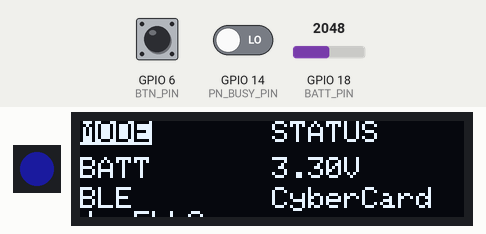
The sketch below on a simulated ESP32-S3. Shown: 1 RGB LEDs in strip order, left to right, 128×32 one-colour display. The inputs (shaded band) are chosen by the test bench; at power-on: GPIO 6 (BTN_PIN) HIGH, GPIO 14 (PN_BUSY_PIN) LOW, GPIO 18 (BATT_PIN) = 2048. Dim RGB values are drawn brighter than linear; storage starts empty; nothing arrives over Bluetooth unless stated; a phone connects over Bluetooth LE 3 s after start; what the sketch prints to the serial monitor is not drawn. At 21.8 s the program restarts the board; the recording ends there.

Above: at 2.8 s.
2.9 s: GPIO 6 (BTN_PIN) pulled LOW for 0.15 s
At 3.31 s:
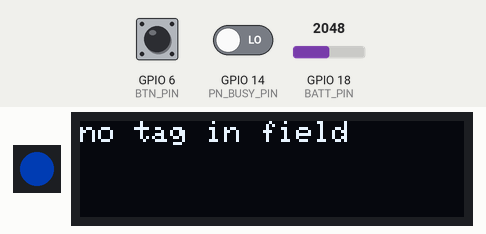
5.0 s: GPIO 6 (BTN_PIN) pulled LOW for 1 s
At 6.32 s:
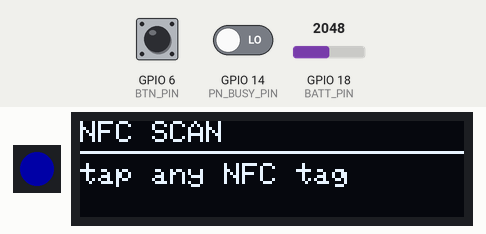
8.5 s: GPIO 6 (BTN_PIN) pulled LOW for 0.15 s
At 9.9 s:
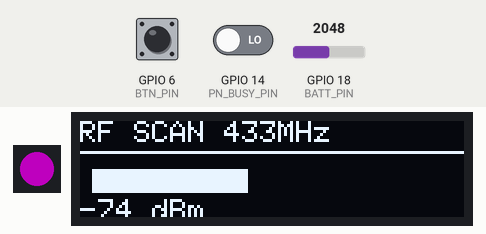
10.2 s: GPIO 6 (BTN_PIN) pulled LOW for 3.2 s
At 15.0 s:
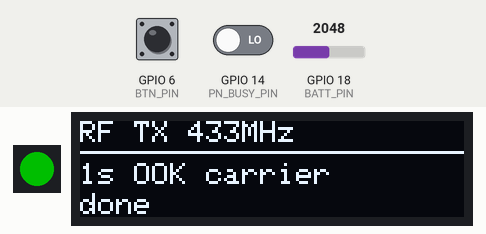
16.4 s: GPIO 6 (BTN_PIN) pulled LOW for 3.2 s
At 20.2 s:
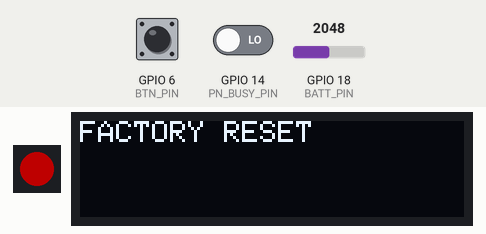
Timing chart, 0 to 21.7 s (numbered marks = the images above; inputs shaded):
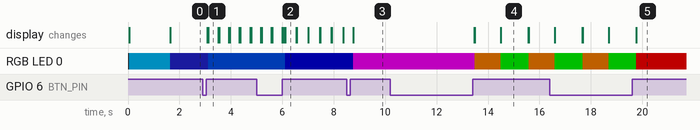

The sketch:

cybercard_v0.ino
```cpp
/*
 * cybercard_v0.ino — CyberCard Device Firmware · ESP32-S3
 * Furulie LLC · v0.1 · 2026-04
 *
 * Hardware (see BOM.md):
 *   ESP32-S3-WROOM-1U-N8R8
 *   NXP PN5180 (NFC) on SPI
 *   TI CC1101 (Sub-GHz RF) on SPI
 *   SSD1306 128×32 OLED on I2C
 *   WS2812B status RGB LED
 *   Tactile button (active-low)
 *   USB-C power + OTG
 *
 * Pinout:
 *   I2C SDA=1  SCL=2
 *   CC1101 CS=10 MOSI=11 SCK=12 MISO=13 GDO0=4 GDO2=5
 *   PN5180 CS=17 BUSY=14 IRQ=15 RST=16 (shared SPI bus MOSI/SCK/MISO)
 *   WS2812 DATA=7
 *   BUTTON=6 (active-low, internal pull-up)
 *   BATT_ADC=18 (1:2 divider → 3.3V rail, ADC reads 0–2.1V → 0–4.2V)
 *
 * Modes (cycle with BUTTON short press):
 *   MODE_NFC_WRITE  — write NDEF URL to NTAG216 (tap a blank tag)
 *   MODE_NFC_SCAN   — scan + dump NTAG tag data to OLED + serial
 *   MODE_RF_SCAN    — listen on 433 MHz, print packet RSSI to OLED
 *   MODE_RF_TX_TEST — transmit 1-second OOK carrier on 433 MHz (range test)
 *   MODE_STATUS     — show battery voltage + WiFi/BLE status
 *
 * Long press (2s): factory reset SPIFFS config
 * USB OTG mode:   auto-detected, exposes USB serial for debug
 *
 * Dependencies (install via Arduino Library Manager):
 *   Adafruit NeoPixel
 *   Adafruit SSD1306
 *   Adafruit GFX
 *   SmartRF Studio CC1101 (or ELECHOUSE CC1101)
 *   PN532 by Adafruit  ← used for PN5180 SPI wrapper
 *   SPIFFS (built-in ESP32 core)
 *   WiFi    (built-in)
 *   BLE     (built-in)
 */

#include <Wire.h>
#include <SPI.h>
#include <Adafruit_GFX.h>
#include <Adafruit_SSD1306.h>
#include <Adafruit_NeoPixel.h>
#include <SPIFFS.h>
#include <WiFi.h>
#include <BLEDevice.h>
#include <BLEServer.h>
#include <BLEUtils.h>
#include <BLE2902.h>

// ── Pin definitions ────────────────────────────────────────────────────────────
#define SDA_PIN      1
#define SCL_PIN      2
#define GDO0_PIN     4
#define GDO2_PIN     5
#define BTN_PIN      6
#define LED_PIN      7
#define CC_CS_PIN   10
#define MOSI_PIN    11
#define SCK_PIN     12
#define MISO_PIN    13
#define PN_BUSY_PIN 14
#define PN_IRQ_PIN  15
#define PN_RST_PIN  16
#define PN_CS_PIN   17
#define BATT_PIN    18

// ── OLED ──────────────────────────────────────────────────────────────────────
#define OLED_WIDTH  128
#define OLED_HEIGHT  32
#define OLED_ADDR  0x3C
Adafruit_SSD1306 display(OLED_WIDTH, OLED_HEIGHT, &Wire, -1);

// ── NeoPixel ──────────────────────────────────────────────────────────────────
Adafruit_NeoPixel pixel(1, LED_PIN, NEO_GRB + NEO_KHZ800);

// ── Operating modes ───────────────────────────────────────────────────────────
enum Mode {
  MODE_NFC_WRITE = 0,
  MODE_NFC_SCAN,
  MODE_RF_SCAN,
  MODE_RF_TX_TEST,
  MODE_STATUS,
  MODE_COUNT
};

const char* MODE_LABELS[] = {
  "NFC  WRITE",
  "NFC  SCAN",
  "RF   SCAN",
  "RF   TX TEST",
  "STATUS"
};

Mode currentMode = MODE_STATUS;

// ── BLE identity beacon ───────────────────────────────────────────────────────
// Advertises a short identity beacon when in STATUS mode.
// Anyone scanning for BLE devices near you sees: "CyberCard · FLLC"
#define BLE_DEVICE_NAME  "CyberCard · FLLC"
BLEServer*      bleServer      = nullptr;
BLEAdvertising* bleAdvertising = nullptr;

// ── NDEF URL to write ─────────────────────────────────────────────────────────
// Change this to your /tap URL before flashing.
// Use scripts/generate_ndef.js to get the raw byte payload.
const char* TAP_URL = "https://fllc.net/tap?card_id=metal_v1&utm_source=nfc&utm_medium=card";

// ── Utility: set RGB LED colour ───────────────────────────────────────────────
void setLed(uint8_t r, uint8_t g, uint8_t b) {
  pixel.setPixelColor(0, pixel.Color(r, g, b));
  pixel.show();
}

// ── Utility: read battery voltage ─────────────────────────────────────────────
float readBattery() {
  // 12-bit ADC, 3.3V ref, 1:2 divider on GPIO18
  int raw = analogRead(BATT_PIN);
  return (raw / 4095.0f) * 3.3f * 2.0f;
}

// ── OLED helpers ─────────────────────────────────────────────────────────────
void oledLine(int y, const char* label, const char* value, bool highlight = false) {
  display.setCursor(0, y);
  if (highlight) {
    display.setTextColor(BLACK, WHITE);
    display.print(label);
    display.setTextColor(WHITE);
  } else {
    display.setTextColor(SSD1306_WHITE);
    display.print(label);
  }
  display.setCursor(64, y);
  display.print(value);
}

void oledHeader(const char* title) {
  display.clearDisplay();
  display.setTextSize(1);
  display.setTextColor(SSD1306_WHITE);
  display.setCursor(0, 0);
  display.print(title);
  display.drawLine(0, 10, 127, 10, SSD1306_WHITE);
  display.display();
}

// ── PN5180 minimal SPI driver ─────────────────────────────────────────────────
// Full ISO14443A frame via PN5180. Enough for NTAG216 read/write.

void pn5180_reset() {
  digitalWrite(PN_RST_PIN, LOW);
  delay(10);
  digitalWrite(PN_RST_PIN, HIGH);
  delay(50);
  // Wait for BUSY low → idle
  unsigned long t = millis();
  while (digitalRead(PN_BUSY_PIN) && millis() - t < 500);
}

void pn5180_spi_send(const uint8_t* buf, size_t len) {
  digitalWrite(PN_CS_PIN, LOW);
  delayMicroseconds(2);
  SPI.transfer((uint8_t*)buf, len);
  delayMicroseconds(2);
  digitalWrite(PN_CS_PIN, HIGH);
  // Wait for BUSY
  unsigned long t = millis();
  while (digitalRead(PN_BUSY_PIN) && millis() - t < 200);
}

void pn5180_write_reg(uint8_t reg, uint32_t val) {
  uint8_t cmd[6] = { 0x00, reg,
    (uint8_t)(val >> 24), (uint8_t)(val >> 16),
    (uint8_t)(val >> 8),  (uint8_t)(val & 0xFF)
  };
  pn5180_spi_send(cmd, 6);
}

void pn5180_send_data(const uint8_t* data, uint8_t len, uint8_t lastBits = 0) {
  uint8_t cmd[2 + len];
  cmd[0] = 0x09;          // SEND_DATA
  cmd[1] = lastBits;
  memcpy(&cmd[2], data, len);
  pn5180_spi_send(cmd, 2 + len);
}

// Read IRQ status register
uint32_t pn5180_get_irq() {
  uint8_t cmd[2] = { 0x1A, 0x02 };   // READ_REGISTER · IRQ_STATUS
  uint8_t resp[4] = {};
  digitalWrite(PN_CS_PIN, LOW);
  delayMicroseconds(2);
  SPI.transfer(cmd, 2);
  SPI.transfer(resp, 4);
  delayMicroseconds(2);
  digitalWrite(PN_CS_PIN, HIGH);
  return (resp[0] << 24) | (resp[1] << 16) | (resp[2] << 8) | resp[3];
}

bool pn5180_activate_iso14443a() {
  // Set RF config to ISO14443A 106 kbps
  uint8_t cmd[] = { 0x11, 0x00 };  // LOAD_RF_CONFIG · ISO14443A_106
  pn5180_spi_send(cmd, 2);
  // Turn on RF
  uint8_t rf[] = { 0x16, 0x01 };   // RF_ON
  pn5180_spi_send(rf, 2);
  delay(5);
  // Send REQA
  uint8_t reqa = 0x26;
  pn5180_send_data(&reqa, 1, 7);
  delay(10);
  uint32_t irq = pn5180_get_irq();
  return (irq & 0x01);  // bit0 = RX_IRQ_STAT — card responded
}

// Write NDEF URL to NTAG216 page 4+
// Returns true on success. Simplified writer: formats full 4-byte pages.
bool pn5180_write_ndef_url(const char* url) {
  // NDEF TLV + URI record encoding
  // Type: 0xD1 (MB+ME+SR+TNF=0x01), ID len=0, payload
  // URI prefix 0x04 = "https://"
  const char* strippedUrl = url;
  uint8_t uriPrefix = 0x00;
  if (strncmp(url, "https://", 8) == 0) { uriPrefix = 0x04; strippedUrl = url + 8; }
  else if (strncmp(url, "http://", 7) == 0) { uriPrefix = 0x03; strippedUrl = url + 7; }

  size_t urlLen = strlen(strippedUrl);
  size_t payloadLen = 1 + urlLen;           // prefix byte + url
  uint8_t ndefMsg[6 + payloadLen];
  ndefMsg[0] = 0xD1;                        // MB MB SR TNF=0x01 (Well-Known)
  ndefMsg[1] = 0x01;                        // Type length = 1
  ndefMsg[2] = (uint8_t)payloadLen;         // Payload length
  ndefMsg[3] = 'U';                         // Type = URI record
  ndefMsg[4] = uriPrefix;
  memcpy(&ndefMsg[5], strippedUrl, urlLen);

  // Wrap in TLV
  size_t msgLen = sizeof(ndefMsg);
  uint8_t tlv[4 + msgLen];
  tlv[0] = 0x03;                            // NDEF TLV tag
  tlv[1] = (uint8_t)msgLen;                 // length (< 255)
  memcpy(&tlv[2], ndefMsg, msgLen);
  tlv[2 + msgLen] = 0xFE;                   // Terminator TLV

  // Write pages starting at page 4 (NTAG216 user memory starts at page 4)
  size_t totalBytes = sizeof(tlv);
  size_t pages = (totalBytes + 3) / 4;
  for (size_t i = 0; i < pages; i++) {
    uint8_t page[4] = {};
    size_t offset = i * 4;
    for (int b = 0; b < 4 && offset + b < totalBytes; b++) {
      page[b] = tlv[offset + b];
    }
    uint8_t cmd[7] = { 0x09, 0x00, 0xA2, (uint8_t)(4 + i), page[0], page[1], page[2] };
    // Note: page[3] is included in the WRITE command
    uint8_t fullCmd[8];
    memcpy(fullCmd, cmd, 7);
    fullCmd[7] = page[3];
    pn5180_send_data(&fullCmd[2], 6);  // skip preamble for WRITE
    delay(10);
  }
  return true;
}

// ── CC1101 minimal driver ─────────────────────────────────────────────────────
void cc1101_cmd(uint8_t cmd) {
  digitalWrite(CC_CS_PIN, LOW);
  delayMicroseconds(2);
  SPI.transfer(cmd);
  delayMicroseconds(2);
  digitalWrite(CC_CS_PIN, HIGH);
}

void cc1101_write_reg(uint8_t addr, uint8_t val) {
  digitalWrite(CC_CS_PIN, LOW);
  delayMicroseconds(2);
  SPI.transfer(addr);
  SPI.transfer(val);
  delayMicroseconds(2);
  digitalWrite(CC_CS_PIN, HIGH);
}

uint8_t cc1101_read_reg(uint8_t addr) {
  uint8_t val;
  digitalWrite(CC_CS_PIN, LOW);
  delayMicroseconds(2);
  SPI.transfer(addr | 0x80);
  val = SPI.transfer(0x00);
  delayMicroseconds(2);
  digitalWrite(CC_CS_PIN, HIGH);
  return val;
}

int8_t cc1101_read_rssi() {
  uint8_t raw = cc1101_read_reg(0x34 | 0xC0);  // RSSI status register
  int8_t rssi_dBm;
  if (raw >= 128) rssi_dBm = ((int8_t)raw - 256) / 2 - 74;
  else            rssi_dBm = (int8_t)raw / 2 - 74;
  return rssi_dBm;
}

void cc1101_init_433() {
  // Reset
  cc1101_cmd(0x30);
  delay(10);
  // Configure for 433.92 MHz OOK receive
  cc1101_write_reg(0x0B, 0x06);  // FSCTRL1 · IF frequency
  cc1101_write_reg(0x0D, 0x10);  // FREQ2 · 433.92 MHz
  cc1101_write_reg(0x0E, 0xA7);
  cc1101_write_reg(0x0F, 0x62);
  cc1101_write_reg(0x10, 0xC5);  // MDMCFG4 · channel BW 101.6 kHz
  cc1101_write_reg(0x11, 0x83);  // MDMCFG3 · data rate
  cc1101_write_reg(0x12, 0x30);  // MDMCFG2 · OOK/ASK, no sync word
  cc1101_write_reg(0x15, 0x15);  // DEVIATN
  cc1101_write_reg(0x18, 0x18);  // MCSM0
  cc1101_write_reg(0x19, 0x16);  // FOCCFG
  cc1101_write_reg(0x1B, 0x43);  // AGCCTRL2
  cc1101_write_reg(0x1D, 0x91);  // AGCCTRL0
  cc1101_write_reg(0x21, 0x56);  // FREND1
  cc1101_write_reg(0x22, 0x11);  // FREND0 · OOK
  cc1101_write_reg(0x23, 0xE9);  // FSCAL3
  cc1101_write_reg(0x24, 0x2A);
  cc1101_write_reg(0x25, 0x00);
  cc1101_write_reg(0x26, 0x1F);  // FSCAL0
  cc1101_cmd(0x34);               // SRX → enter receive mode
}

void cc1101_start_tx() {
  cc1101_cmd(0x36);  // SIDLE
  delay(2);
  cc1101_cmd(0x35);  // STX
}

void cc1101_stop() {
  cc1101_cmd(0x36);  // SIDLE
}

// ── Mode handlers ─────────────────────────────────────────────────────────────

void mode_nfc_write() {
  oledHeader("NFC WRITE");
  display.setCursor(0, 14);
  display.print("tap blank NTAG216");
  display.setCursor(0, 24);
  display.print("waiting...");
  display.display();
  setLed(0, 20, 60);

  if (!pn5180_activate_iso14443a()) {
    display.clearDisplay();
    display.setCursor(0, 0);
    display.print("no tag in field");
    display.display();
    return;
  }
  setLed(60, 0, 60);
  display.clearDisplay();
  display.setCursor(0, 0);
  display.print("tag found!");
  display.setCursor(0, 12);
  display.print("writing NDEF...");
  display.display();

  bool ok = pn5180_write_ndef_url(TAP_URL);
  display.clearDisplay();
  display.setCursor(0, 0);
  display.print(ok ? "WRITE OK" : "WRITE FAIL");
  if (ok) {
    display.setCursor(0, 12);
    display.print(TAP_URL);
  }
  display.display();
  setLed(ok ? 0 : 80, ok ? 80 : 0, 0);
  delay(3000);
}

void mode_nfc_scan() {
  oledHeader("NFC SCAN");
  display.setCursor(0, 14);
  display.print("tap any NFC tag");
  display.display();
  setLed(0, 0, 40);

  if (!pn5180_activate_iso14443a()) return;

  setLed(0, 80, 0);
  display.clearDisplay();
  display.setCursor(0, 0);
  display.print("ISO14443A tag");
  display.setCursor(0, 12);
  // In a full implementation: read UID, ATQA, SAK, read NDEF
  display.print("UID: [see serial]");
  display.display();
  Serial.println("[NFC_SCAN] ISO14443A tag detected. Full UID readout on next revision.");
  delay(2000);
}

void mode_rf_scan() {
  oledHeader("RF SCAN 433MHz");
  cc1101_init_433();
  setLed(80, 0, 80);

  unsigned long lastDraw = 0;
  while (currentMode == MODE_RF_SCAN) {
    // Poll RSSI every 100 ms
    if (millis() - lastDraw > 100) {
      int8_t rssi = cc1101_read_rssi();
      char buf[16];
      snprintf(buf, sizeof(buf), "%d dBm", rssi);
      display.clearDisplay();
      display.setTextSize(1);
      display.setCursor(0, 0);
      display.print("RF SCAN 433MHz");
      display.drawLine(0, 10, 127, 10, SSD1306_WHITE);
      // RSSI bar
      int barW = map(constrain(rssi + 100, 0, 60), 0, 60, 0, 120);
      display.fillRect(4, 16, barW, 8, SSD1306_WHITE);
      display.setCursor(0, 26);
      display.print(buf);
      display.display();
      lastDraw = millis();
    }
    // Check button to exit
    if (digitalRead(BTN_PIN) == LOW) {
      delay(50);
      if (digitalRead(BTN_PIN) == LOW) {
        while (digitalRead(BTN_PIN) == LOW);
        currentMode = (Mode)((currentMode + 1) % MODE_COUNT);
        cc1101_stop();
        return;
      }
    }
    delay(5);
  }
  cc1101_stop();
}

void mode_rf_tx_test() {
  oledHeader("RF TX 433MHz");
  display.setCursor(0, 14);
  display.print("1s OOK carrier");
  display.display();
  setLed(80, 40, 0);

  cc1101_init_433();
  cc1101_start_tx();
  delay(1000);
  cc1101_stop();

  display.setCursor(0, 24);
  display.print("done");
  display.display();
  setLed(0, 80, 0);
  delay(1000);
}

void mode_status() {
  float batt = readBattery();
  char battBuf[12];
  snprintf(battBuf, sizeof(battBuf), "%.2fV", batt);

  display.clearDisplay();
  display.setTextSize(1);
  oledLine(0, "MODE", "STATUS", true);
  oledLine(12, "BATT", battBuf);
  oledLine(22, "BLE", BLE_DEVICE_NAME);
  display.display();
  setLed(5, 5, 30);
}

// ── BLE beacon setup ──────────────────────────────────────────────────────────
void ble_start_beacon() {
  BLEDevice::init(BLE_DEVICE_NAME);
  bleServer      = BLEDevice::createServer();
  bleAdvertising = BLEDevice::getAdvertising();

  BLEAdvertisementData advData;
  advData.setName(BLE_DEVICE_NAME);
  advData.setCompleteServices(BLEUUID("12345678-1234-1234-1234-123456789abc"));
  bleAdvertising->setAdvertisementData(advData);
  bleAdvertising->start();
}

// ── Setup & loop ──────────────────────────────────────────────────────────────
void setup() {
  Serial.begin(115200);

  // Init I2C, SPI, GPIO
  Wire.begin(SDA_PIN, SCL_PIN);
  SPI.begin(SCK_PIN, MISO_PIN, MOSI_PIN);
  SPI.setFrequency(2000000);

  pinMode(PN_CS_PIN,  OUTPUT); digitalWrite(PN_CS_PIN, HIGH);
  pinMode(PN_RST_PIN, OUTPUT);
  pinMode(PN_BUSY_PIN, INPUT);
  pinMode(PN_IRQ_PIN, INPUT);
  pinMode(CC_CS_PIN,  OUTPUT); digitalWrite(CC_CS_PIN, HIGH);
  pinMode(GDO0_PIN,   INPUT);
  pinMode(GDO2_PIN,   INPUT);
  pinMode(BTN_PIN,    INPUT_PULLUP);

  // NeoPixel
  pixel.begin();
  setLed(0, 0, 0);

  // OLED
  if (!display.begin(SSD1306_SWITCHCAPVCC, OLED_ADDR)) {
    Serial.println("[ERR] OLED init failed");
  }
  display.clearDisplay();
  display.setTextSize(1);
  display.setTextColor(SSD1306_WHITE);
  display.setCursor(0, 0);
  display.print("CYBERCARD v0");
  display.setCursor(0, 12);
  display.print("Furulie LLC");
  display.display();
  setLed(0, 60, 80);
  delay(1500);

  // PN5180 reset
  pn5180_reset();

  // CC1101 test read
  uint8_t partNum = cc1101_read_reg(0xF0 | 0x80);
  Serial.printf("[CC1101] part 0x%02X\n", partNum);

  // BLE beacon
  ble_start_beacon();
  Serial.printf("[BLE] advertising as: %s\n", BLE_DEVICE_NAME);

  // SPIFFS for config persistence
  if (!SPIFFS.begin(true)) {
    Serial.println("[WARN] SPIFFS mount failed — using defaults");
  }

  currentMode = MODE_STATUS;
  Serial.println("[BOOT] CyberCard v0 ready");
}

void loop() {
  // ── Button handler ────────────────────────────────────────────────────────
  static unsigned long btnDown = 0;
  static bool btnWasDown = false;

  bool btnPressed = (digitalRead(BTN_PIN) == LOW);
  if (btnPressed && !btnWasDown) {
    btnDown    = millis();
    btnWasDown = true;
  }
  if (!btnPressed && btnWasDown) {
    unsigned long held = millis() - btnDown;
    btnWasDown = false;
    if (held >= 2000) {
      // Long press → factory reset
      SPIFFS.format();
      display.clearDisplay();
      display.setCursor(0, 0);
      display.print("FACTORY RESET");
      display.display();
      setLed(80, 0, 0);
      delay(2000);
      ESP.restart();
    } else if (held >= 50) {
      // Short press → next mode
      if (currentMode != MODE_RF_SCAN) {   // RF_SCAN exits itself
        currentMode = (Mode)((currentMode + 1) % MODE_COUNT);
      }
    }
  }

  // ── Mode dispatch ─────────────────────────────────────────────────────────
  switch (currentMode) {
    case MODE_NFC_WRITE:  mode_nfc_write();  break;
    case MODE_NFC_SCAN:   mode_nfc_scan();   break;
    case MODE_RF_SCAN:    mode_rf_scan();    break;    // blocking loop inside
    case MODE_RF_TX_TEST: mode_rf_tx_test(); break;
    case MODE_STATUS:     mode_status();     break;
    default: break;
  }

  delay(50);
}
```

Measured:
- after the input at 2.9 s, RGB LED 0: RGB(5, 5, 30) → RGB(0, 20, 60) after 0.23 s; the display: first changes after 0.19 s (image 1 shows a later state)
- after the input at 5.0 s, the display: first differs from a run without the input after 1.1 s (image 2)
- after the input at 8.5 s, the display: changes after 0.25 s (image 3)
- after the input at 10.2 s, RGB LED 0: RGB(80, 0, 80) → RGB(80, 40, 0) after 3.3 s, → RGB(0, 80, 0) 1.0 s later, → RGB(80, 40, 0) 1.1 s later; the display: first changes after 3.3 s (image 4 shows a later state)
- after the input at 16.4 s, the display: first differs from a run without the input after 3.4 s (image 5 shows a later state)
- what the display in image 2 shows lasts 0.4 s, from 6.1 s to 6.5 s
- what the display in image 4 shows lasts 1.1 s, from 14.5 s to 15.6 s
